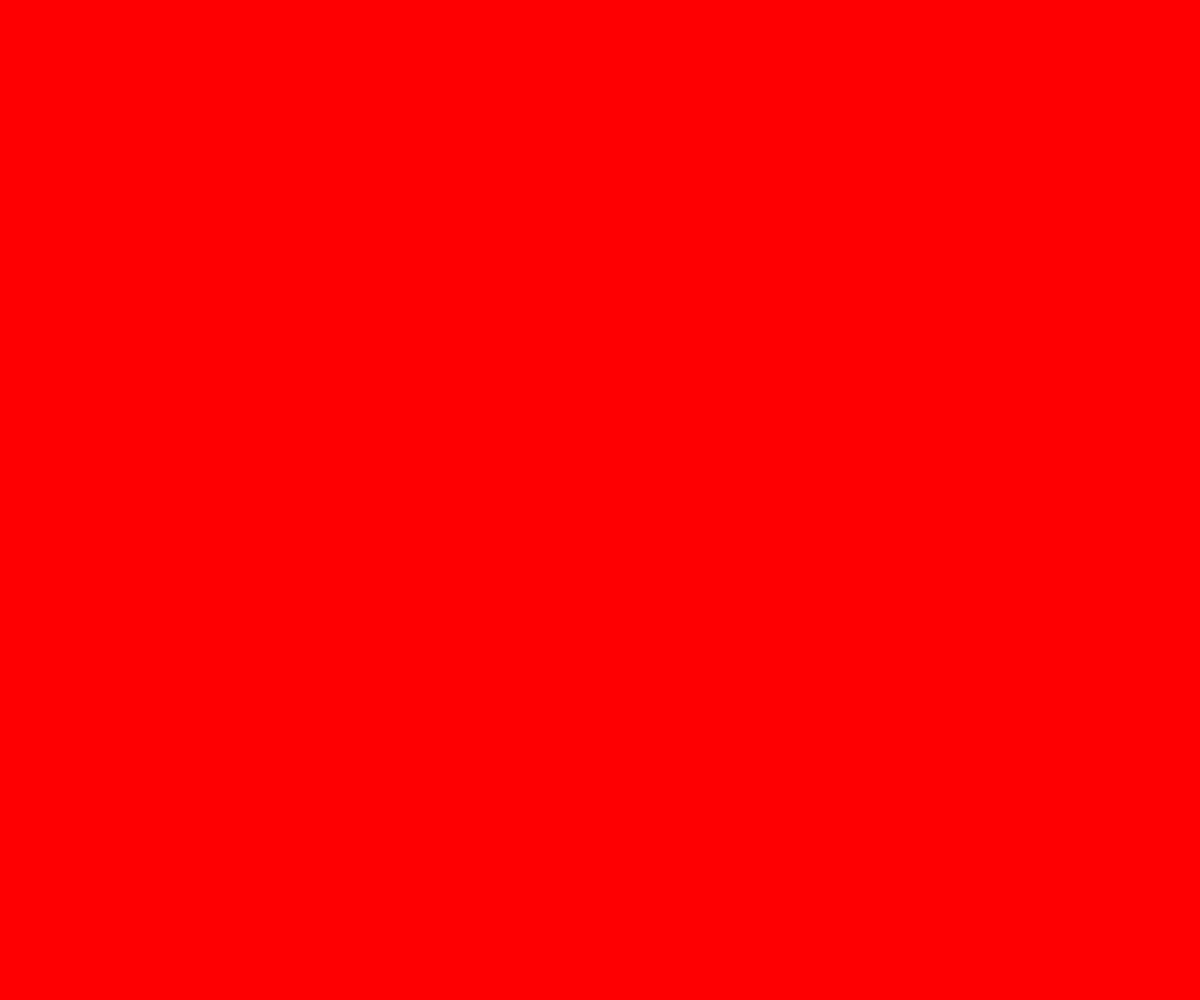
Frame 1 (no input)
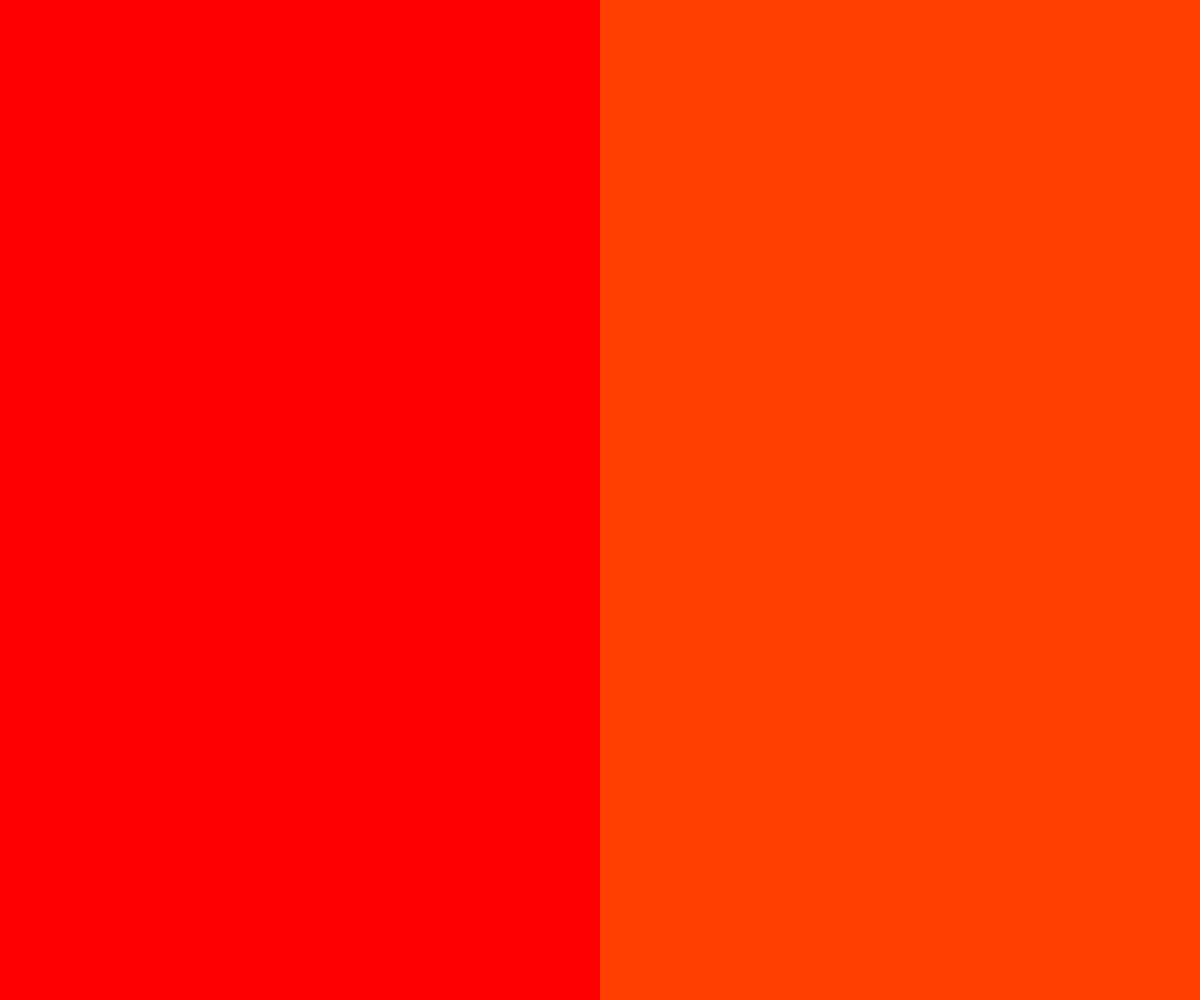
Frame 60 (no input)
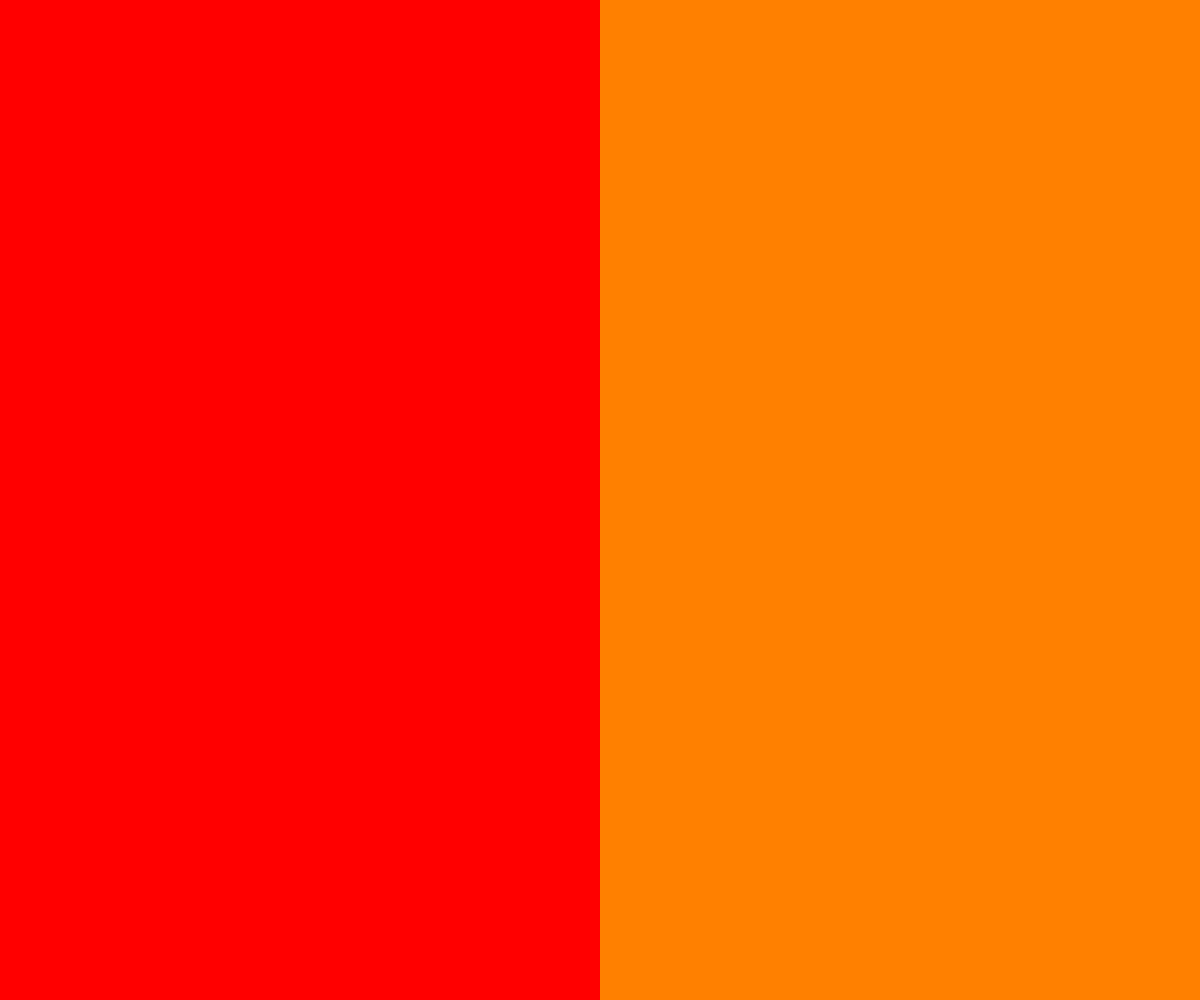
Frame 120 (the mouse pressed at the canvas centre since frame 60)

The p5.js sketch that drew these frames (run headless with seeded random() and noise() and a simulated clock; from frame 60 on, the mouse is pressed at the canvas centre):

// p5.js sketch
// ── sketch.js
// Stare at just the red swatch, does it ever change?
// Where do you like it the best? 
// https://editor.p5js.org/benjamin.bergery/sketches/PiRywzc0a

let a = 0;
let aspeed = 0.25;
let isLoop = true;

function setup() {
  createCanvas(windowWidth, windowHeight);
  colorMode(HSB, 360, 100, 100);
  noStroke();
}

function draw() {
  background(220);
  // Change angle between colors
  a += aspeed;
  // Bounce angle back and forth between 0 and 180
  aspeed = bounce(a, 0, 360, aspeed);
  
  // Draw 2 swatches of color
  for (let i = 0; i < 2; i++) {
    // Calculate hue based on angle between colors
    let h = i * a;
    // Calculate x-position of swatch
    let x = i * width / 2;
    // Draw rect
    fill(h, 100, 100);
    rect(x, 0, width / 2, height);
  }
}

function bounce(a, low, high, speed) {
  if (a < low || a > high) {
    speed *= -1;
    return speed;
  }
  return speed;
}

// Pause sketch with keypress
function keyPressed() {
  isLoop = !isLoop;
  if (isLoop) loop();
  else noLoop();
}
// https://editor.p5js.org/icm4.0/sketches/Xm4F9kwKi
